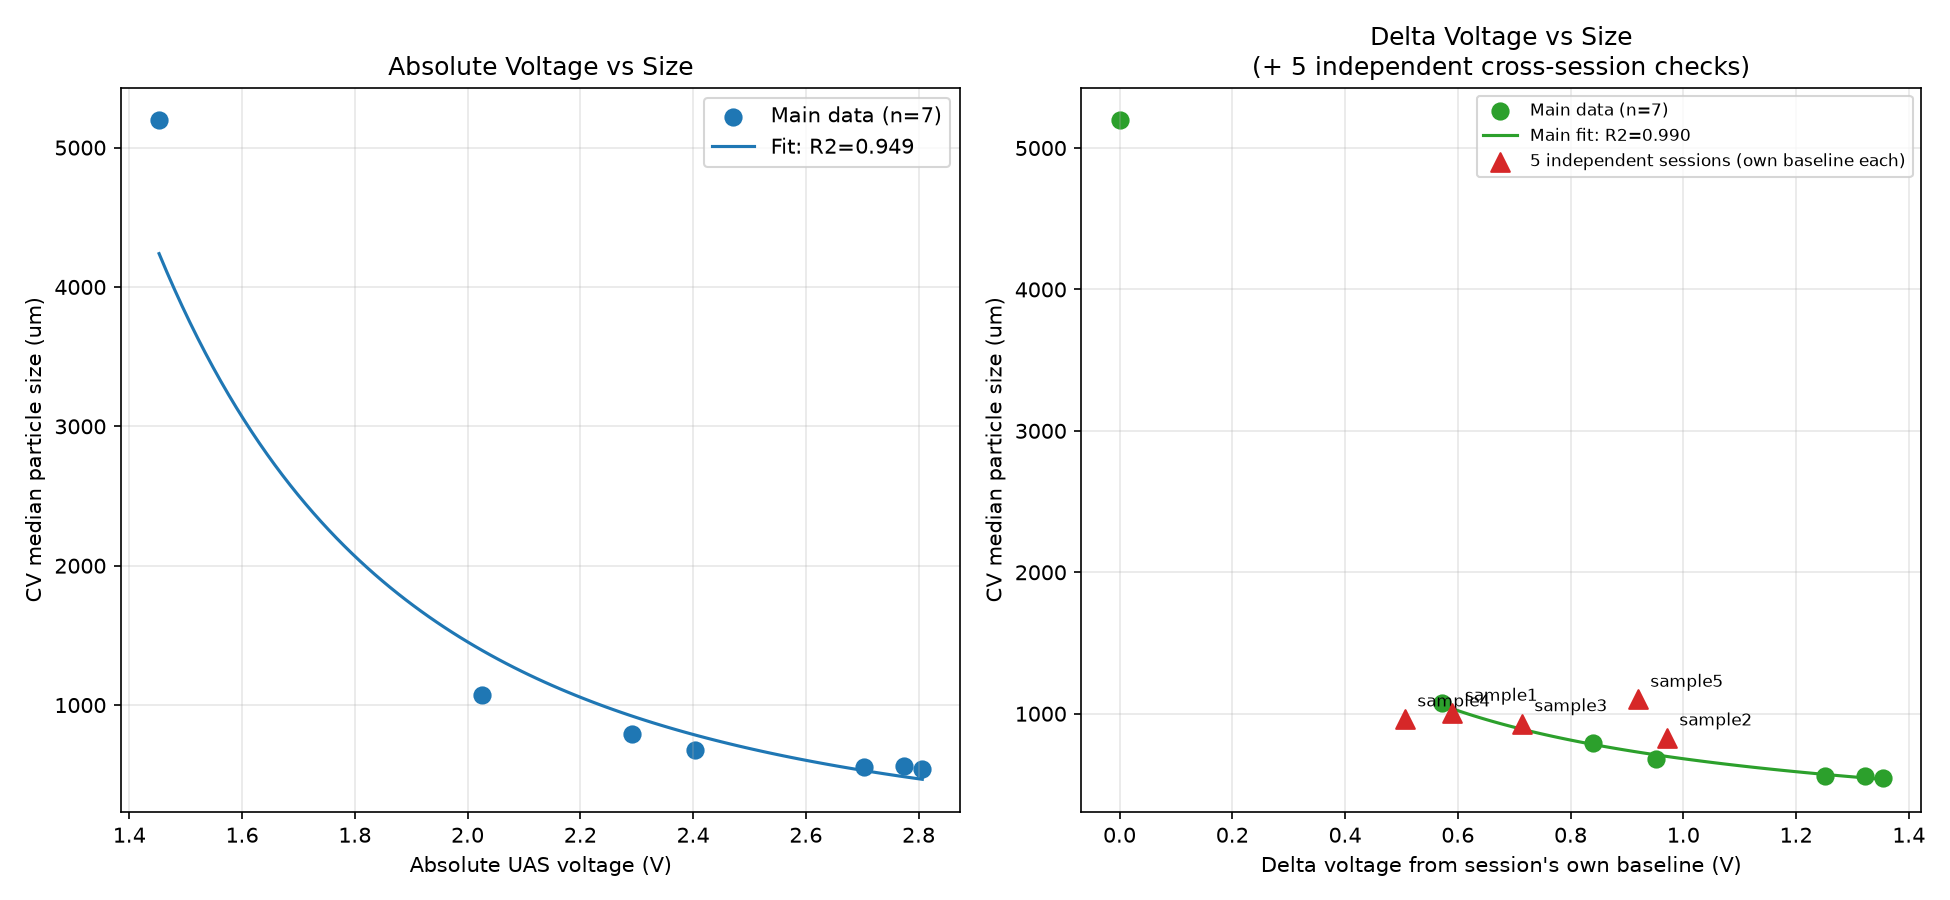

The script that saved this image:
"""
Concern being tested: assigning particle size directly from ABSOLUTE UAS
voltage may not generalize, because different sessions/runs start from a
different baseline voltage (rig setup, fluid fill level, small electronic
offset differences, etc. all shift the whole curve up/down). If the sensor
tracks CHANGE in voltage from that session's own starting point instead of
the raw value, it should be more robust to those session-to-session offset
differences.

Part 1: refit the 7-point Part D dataset using delta-voltage instead of
absolute voltage (delta = voltage - that session's own stroke-0 baseline),
and compare fit quality (R^2) to the original absolute-voltage fit.

Part 2: an actual cross-session consistency test, using data not used
before -- the 5 independent "1 sample" repeat sessions in 26 gain/ each have
their own stroke 0-5 sweep with their OWN baseline. Their stroke-5 readings
correspond to the 5 independent CV samples in
software/Microscope_Imaging_Data/variance_study_stroke5_summary.csv (5
separate syringe batches, all mixed to 5 strokes, imaged separately). This
lets us test: does delta-voltage (measured independently in each of the 5
sessions, each with a different starting baseline) predict particle size
consistently with the main power-law curve? If yes, that's real evidence
delta-voltage generalizes across sessions better than absolute voltage would.
"""
import glob
import os

import matplotlib
matplotlib.use("Agg")
import matplotlib.pyplot as plt
import numpy as np
import pandas as pd
from scipy import stats

REFERENCE_FREQ_HZ = 960_000
STROKES_MAIN = [0, 1, 5, 10, 15, 20, 25]

CV_DIR = r"C:\Users\LOQ\Documents\Github repo\embo\software\Microscope_Imaging_Data\Stroke_Tabulated_Data"
VARIANCE_CSV = r"C:\Users\LOQ\Documents\Github repo\embo\software\Microscope_Imaging_Data\variance_study_stroke5_summary.csv"
MAIN_UAS_DIR = (
    r"C:\Users\LOQ\Documents\Github repo\embo\testing\UAS Related stuff\UAS datas"
    r"\nipro syringe data and analysis\26 gain\test without taking out the saline and jelly"
)
GAIN26_DIR = (
    r"C:\Users\LOQ\Documents\Github repo\embo\testing\UAS Related stuff\UAS datas"
    r"\nipro syringe data and analysis\26 gain"
)
SAMPLE_SESSIONS = [
    "test 5 stroke  1 sample (1st sample)",
    "test 5 stroke  1 sample (2nd sample )",
    "test 5 stroke  1 sample (3rd sample)",
    "test 5 stroke  1 sample (4th sample)",
    "test 5 stroke  1 sample (5th sample)",
]
OUT_DIR = os.path.dirname(os.path.abspath(__file__))


def cv_median_size(stroke: int) -> float:
    matches = glob.glob(os.path.join(CV_DIR, f"particle_measurements_stroke{stroke} *.csv"))
    matches += glob.glob(os.path.join(CV_DIR, f"particle_measurements_stroke{stroke}.csv"))
    df = pd.read_csv(matches[0])
    return df["particle_size_um"].median()


def _leading_number(folder_name: str):
    digits = ""
    for ch in folder_name.strip():
        if ch.isdigit():
            digits += ch
        else:
            break
    return int(digits) if digits else None


def voltage_at_freq(csv_path, freq_hz=REFERENCE_FREQ_HZ):
    df = pd.read_csv(csv_path)
    row = df.iloc[(df["freq_hz"] - freq_hz).abs().argsort()[:1]]
    return float(row["mean_uas_volts"].values[0])


def voltage_for_stroke_in_dir(base_dir, stroke):
    for entry in os.listdir(base_dir):
        full_path = os.path.join(base_dir, entry)
        if not os.path.isdir(full_path) or "stroke" not in entry.lower():
            continue
        if any(ex in entry for ex in ["cross check with oscilloscope", "ambient", "jelly saline"]):
            continue
        if _leading_number(entry) == stroke:
            csvs = glob.glob(os.path.join(full_path, "uas_averaged_summary_*.csv"))
            if csvs:
                return voltage_at_freq(csvs[0])
    raise FileNotFoundError(f"stroke {stroke} not found in {base_dir}")


def loglog_power_fit(x, y):
    log_x, log_y = np.log(x), np.log(y)
    slope, intercept, r_value, p_value, std_err = stats.linregress(log_x, log_y)
    return {"a": np.exp(intercept), "b": slope, "r2": r_value ** 2, "p": p_value}


def main():
    # ---- Part 1: main dataset, absolute voltage vs delta voltage ----
    rows = []
    baseline_v = voltage_for_stroke_in_dir(MAIN_UAS_DIR, 0)
    for s in STROKES_MAIN:
        v = voltage_for_stroke_in_dir(MAIN_UAS_DIR, s)
        size = cv_median_size(s)
        rows.append({
            "stroke": s, "uas_voltage_v": v, "delta_voltage_v": v - baseline_v,
            "cv_median_size_um": size,
        })
    main_data = pd.DataFrame(rows)
    main_data.to_csv(os.path.join(OUT_DIR, "delta_voltage_vs_size_main.csv"), index=False)
    print("Main dataset (0.96MHz), baseline (stroke 0) =", round(baseline_v, 4), "V")
    print(main_data.to_string(index=False))

    fit_abs = loglog_power_fit(main_data["uas_voltage_v"], main_data["cv_median_size_um"])
    # log(0) is undefined, and delta voltage at stroke 0 is 0 BY DEFINITION
    # (it's the baseline itself) -- exclude it from the log-log power fit,
    # same as any log-log regression must exclude a zero x-value. This is a
    # real limitation of pairing "delta from baseline" with a power-law form
    # specifically: the model can't be evaluated at the baseline point itself.
    nonzero = main_data["delta_voltage_v"] > 0
    fit_delta = loglog_power_fit(main_data.loc[nonzero, "delta_voltage_v"], main_data.loc[nonzero, "cv_median_size_um"])
    print(f"(delta-voltage fit excludes stroke 0, where delta=0 by definition -- log-log power fit needs x>0; n={nonzero.sum()})")
    print(f"\nAbsolute voltage fit:  size = {fit_abs['a']:.1f} x V^{fit_abs['b']:.2f}, "
          f"R2={fit_abs['r2']:.4f}, p={fit_abs['p']:.5f}")
    print(f"Delta voltage fit:     size = {fit_delta['a']:.1f} x dV^{fit_delta['b']:.2f}, "
          f"R2={fit_delta['r2']:.4f}, p={fit_delta['p']:.5f}")

    # ---- Part 2: cross-session consistency check using the 5 independent samples ----
    variance_df = pd.read_csv(VARIANCE_CSV, nrows=5)  # first 5 rows = sample1..sample5
    session_rows = []
    for i, session in enumerate(SAMPLE_SESSIONS, start=1):
        session_dir = os.path.join(GAIN26_DIR, session)
        v0 = voltage_for_stroke_in_dir(session_dir, 0)
        v5 = voltage_for_stroke_in_dir(session_dir, 5)
        cv_size = float(variance_df.loc[variance_df["sample_id"] == f"sample{i}", "median_ecd_um"].values[0])
        session_rows.append({
            "sample": f"sample{i}", "baseline_v": v0, "stroke5_v": v5,
            "delta_voltage_v": v5 - v0, "cv_median_size_um": cv_size,
        })
    session_data = pd.DataFrame(session_rows)
    session_data.to_csv(os.path.join(OUT_DIR, "delta_voltage_cross_session_check.csv"), index=False)
    print("\nCross-session check (5 independent stroke-5 samples, own baseline each):")
    print(session_data.to_string(index=False))
    print(f"\nBaseline voltage range across sessions: {session_data.baseline_v.min():.3f} - "
          f"{session_data.baseline_v.max():.3f} V (spread of {session_data.baseline_v.max()-session_data.baseline_v.min():.3f} V "
          "-- this is exactly the session-to-session offset the delta approach is meant to cancel out)")

    # predict size from the MAIN delta-voltage fit, compare to actual CV size for each session
    session_data["predicted_size_from_delta_fit"] = fit_delta["a"] * np.power(session_data["delta_voltage_v"], fit_delta["b"])
    session_data["residual_pct"] = (
        (session_data["cv_median_size_um"] - session_data["predicted_size_from_delta_fit"])
        / session_data["cv_median_size_um"] * 100
    )
    print("\nHow well does the main delta-voltage power-law curve predict these 5 independent sessions?")
    print(session_data[["sample", "delta_voltage_v", "cv_median_size_um", "predicted_size_from_delta_fit", "residual_pct"]].to_string(index=False))
    print(f"Mean |residual|: {session_data['residual_pct'].abs().mean():.1f}%")

    # ---- Plots ----
    fig, axes = plt.subplots(1, 2, figsize=(13, 6))
    axes[0].scatter(main_data["uas_voltage_v"], main_data["cv_median_size_um"], color="tab:blue", s=60, label="Main data (n=7)")
    v_smooth = np.linspace(main_data["uas_voltage_v"].min(), main_data["uas_voltage_v"].max(), 100)
    axes[0].plot(v_smooth, fit_abs["a"] * np.power(v_smooth, fit_abs["b"]), color="tab:blue",
                 label=f"Fit: R2={fit_abs['r2']:.3f}")
    axes[0].set_xlabel("Absolute UAS voltage (V)")
    axes[0].set_ylabel("CV median particle size (um)")
    axes[0].set_title("Absolute Voltage vs Size")
    axes[0].legend()
    axes[0].grid(True, alpha=0.3)

    axes[1].scatter(main_data["delta_voltage_v"], main_data["cv_median_size_um"], color="tab:green", s=60, label="Main data (n=7)")
    dv_smooth = np.linspace(main_data.loc[nonzero, "delta_voltage_v"].min(), main_data["delta_voltage_v"].max(), 100)
    axes[1].plot(dv_smooth, fit_delta["a"] * np.power(dv_smooth, fit_delta["b"]), color="tab:green",
                 label=f"Main fit: R2={fit_delta['r2']:.3f}")
    axes[1].scatter(session_data["delta_voltage_v"], session_data["cv_median_size_um"], color="tab:red",
                     marker="^", s=80, zorder=5, label="5 independent sessions (own baseline each)")
    for _, row in session_data.iterrows():
        axes[1].annotate(row["sample"], (row.delta_voltage_v, row.cv_median_size_um),
                          textcoords="offset points", xytext=(6, 6), fontsize=8)
    axes[1].set_xlabel("Delta voltage from session's own baseline (V)")
    axes[1].set_ylabel("CV median particle size (um)")
    axes[1].set_title("Delta Voltage vs Size\n(+ 5 independent cross-session checks)")
    axes[1].legend(fontsize=8)
    axes[1].grid(True, alpha=0.3)

    fig.tight_layout()
    fig.savefig(os.path.join(OUT_DIR, "delta_voltage_vs_size.png"), dpi=150)

    print("\nSaved:")
    print("  delta_voltage_vs_size_main.csv")
    print("  delta_voltage_cross_session_check.csv")
    print("  delta_voltage_vs_size.png")


if __name__ == "__main__":
    main()
